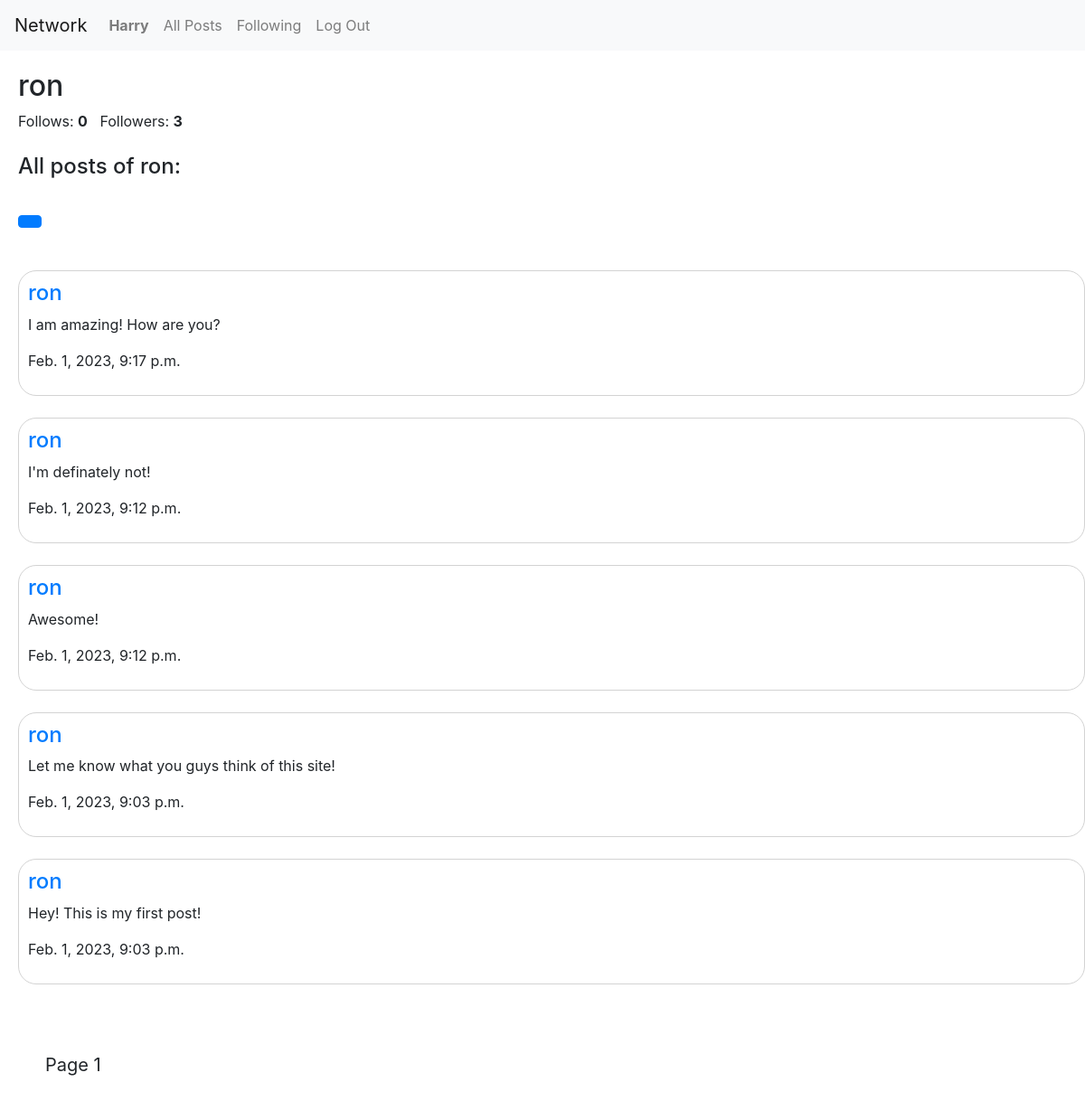
The page /people/3 (signed in) on the database its author committed.
### network/models.py (models this page shows, shortened)
class User(AbstractUser):
    following = models.ManyToManyField("User", blank=True)

class Post(models.Model):
    user = models.ForeignKey(User, on_delete=models.CASCADE, related_name="posts")
    content = models.CharField(max_length=255)
    likes = models.IntegerField(default=0)
    liked_by = models.ManyToManyField(User, blank=True, related_name="liked")
    timestamp = models.DateTimeField(auto_now_add=True)

### network/views.py (the view)
# urls.py: path("people/<int:person_id>", views.view_profile, name="view_profile"),
def view_profile(request, person_id):
    profile = User.objects.get(pk=person_id)
    posts = Post.objects.filter(user = person_id)
    posts = posts.order_by("-timestamp").all()
    paginator = Paginator(posts, 10)
    page_number = request.GET.get('page')
    posts= paginator.get_page(page_number)
    followers = 0
    all_users = User.objects.all()
    for user in all_users:
        if profile in user.following.all():
            followers += 1
    return render(request, "network/view_profile.html", {
        "profile":profile,
        "posts":posts,
        "followers":followers
    })

### network/templates/network/view_profile.html (shortened to what this page needs)
{% extends "network/layout.html" %}
{% block body %}
    <div class="header">
        <h2>{{ profile.username }}</h2>
        <p style="display: inline;">Follows: <b>{{ profile.following.all.count }}</b></p>
        <p style="display: inline;">Followers: <b id="followers">{{ followers }}</b></p>
        <br><br>
        {% if request.user == profile %}
            <h4>All your posts:</h4>
        {% else %}
            <h4>All posts of {{ profile.username }}:</h4>
            <br>
            {% if user.is_authenticated %}
                <button id="follow-btn" class="btn btn-primary" data-profile_id="{{ profile.id }}"></button>
                <br><br>
            {% endif %}
        {% endif %}
    </div>
    {% for post in posts %}
        <div class="post">
            <h4><a href="{% url 'view_profile' post.user.id %}">{{ post.user.username }}</a></h4>
            <div id="content-{{ post.id }}">
                <p>{{ post.content }}</p>
            </div>
            <p>{{ post.timestamp }}</p>
        </div>
        <br>
    {% empty %}
        <h3 style="margin-left:40px">Sadly no posts have been made yet.</h3>
    {% endfor %}
    <div class="pagination">
        <span class="step-links">
            <span class="current">
               Page {{ posts.number }}
            </span>
        </span>
    </div>
{% endblock %}

### network/templates/network/layout.html (shortened to what this page needs)
{% load static %}
<!DOCTYPE html>
<html lang="en">
    <head>
        <link rel="stylesheet" href="https://stackpath.bootstrapcdn.com/bootstrap/4.4.1/css/bootstrap.min.css">
        <link href="{% static 'network/styles.css' %}" rel="stylesheet">
    </head>
    <body>
        <nav class="navbar navbar-expand-lg navbar-light bg-light">
            <a class="navbar-brand" href="{% url 'index' %}">Network</a>
            <div>
              <ul class="navbar-nav mr-auto">
                {% if user.is_authenticated %}
                    <li class="nav-item">
                        <a class="nav-link" href="{% url 'view_profile' request.user.id %}"><strong>{{ user.username }}</strong></a>
                    </li>
                {% endif %}
                <li class="nav-item">
                  <a class="nav-link" href="{% url 'index' %}" id="all-posts">All Posts</a>
                </li>
                {% if user.is_authenticated %}
                    <li class="nav-item">
                        <a class="nav-link" href="{% url 'following_posts' %}">Following</a>
                    </li>
                    <li class="nav-item">
                        <a class="nav-link" href="{% url 'logout' %}">Log Out</a>
                    </li>
                {% endif %}
              </ul>
            </div>
          </nav>
        <div class="body">
            {% block body %}
            {% endblock %}
        </div>
    </body>
</html>

### network/static/network/styles.css (style rules this page uses)
.post { border: 1px solid lightgray; border-radius: 20px; margin-left:20px; padding: 10px; }
.header { padding: 20px; }
.pagination { padding:50px; font-size: 20px; }

### rows shown on the page
User: username "Harry"
User: username "ron", following.all.count "0"
Post: user.username "ron", content "I am amazing! How are you?", timestamp "Feb. 1, 2023, 9:17 p.m."
Post: user.username "ron", content "I'm definately not!", timestamp "Feb. 1, 2023, 9:12 p.m."
Post: user.username "ron", content "Awesome!", timestamp "Feb. 1, 2023, 9:12 p.m."
Post: user.username "ron", content "Let me know what you guys think of this site!", timestamp "Feb. 1, 2023, 9:03 p.m."
Post: user.username "ron", content "Hey! This is my first post!", timestamp "Feb. 1, 2023, 9:03 p.m."

### other values the page prints
{{ followers }} "3"
{{ posts.number }} "1"
